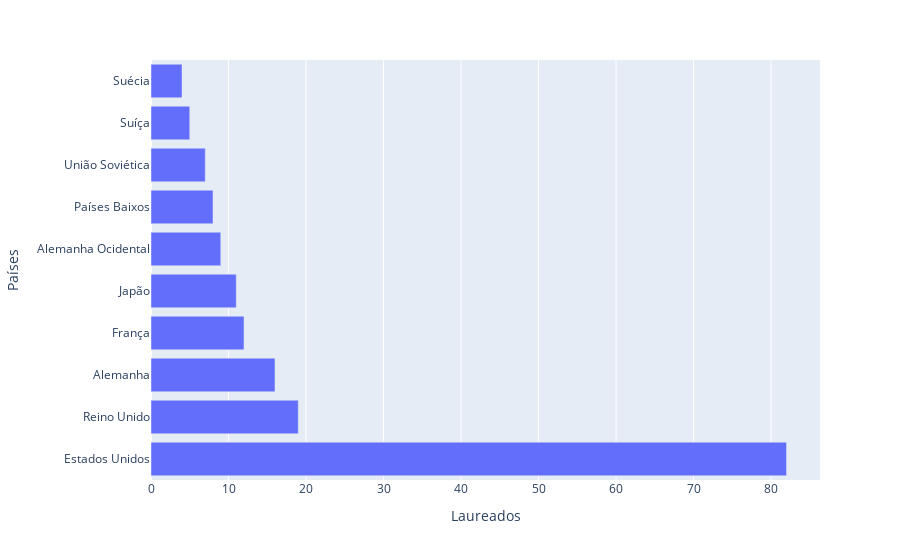

The code cell stored with this chart in its notebook:
### Code cell
#plot com o plotly dos 10 paises com mais laureados
fig = px.bar(dfpaises, x="Laureados")
fig.show()

### Figure 1 — Plotly figure (JSON) as saved in the notebook; plotly's stock layout.template omitted (floating-point values rounded to 4 significant figures)
{"data": [{"alignmentgroup": "True", "hovertemplate": "Laureados=%{x}<br>Países=%{y}<extra></extra>", "legendgroup": "", "marker": {"color": "#636efa", "pattern": {"shape": ""}}, "name": "", "offsetgroup": "", "orientation": "h", "showlegend": false, "textposition": "auto", "type": "bar", "x": [82, 19, 16, 12, 11, 9, 8, 7, 5, 4], "xaxis": "x", "y": ["Estados Unidos", "Reino Unido", "Alemanha", "França", "Japão", "Alemanha Ocidental", "Países Baixos", "União Soviética", "Suíça", "Suécia"], "yaxis": "y"}], "layout": {"barmode": "relative", "legend": {"tracegroupgap": 0}, "margin": {"t": 60}, "xaxis": {"anchor": "y", "domain": [0, 1], "title": {"text": "Laureados"}}, "yaxis": {"anchor": "x", "domain": [0, 1], "title": {"text": "Países"}}}}
